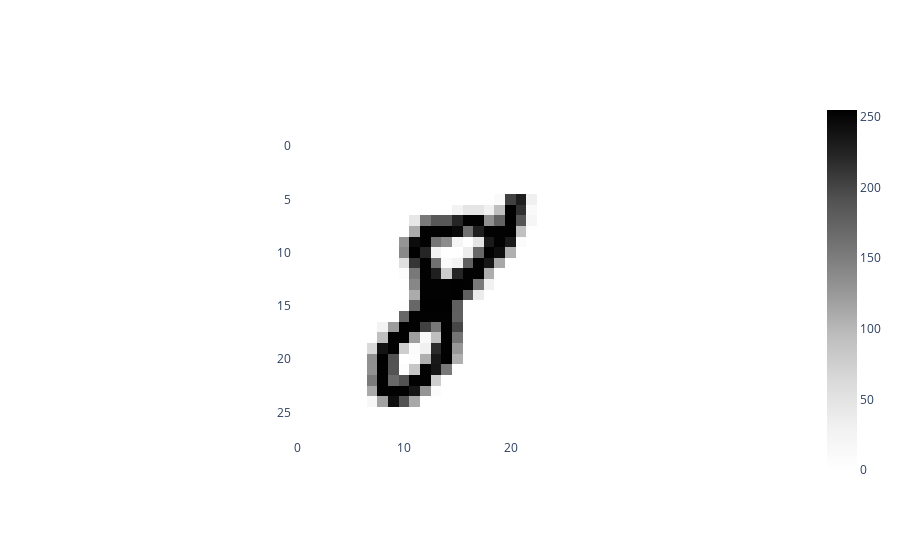

The cell this chart's notebook holds for it:
### Markdown cell above
we see that there are 70,000 images and each image has 784 features. Each feature represents a single pixel's intensity from 0 to 255, so we can reshape the feature vector to a 28x28 array to visualise one of the handwritten digits using `giotto-tda`'s plotting API:

### Code cell
from gtda.plotting import plot_heatmap

image_idx = 17
some_image = X[image_idx].reshape(28, 28)
plot_heatmap(some_image)

### Figure 1 — Plotly figure (JSON) as saved in the notebook; plotly's stock layout.template omitted (floating-point values rounded to 4 significant figures; data arrays with more than 128 entries replaced by an {"elided": "..."} marker saying what was removed)
{"data": [{"colorscale": [[0, "rgb(255,255,255)"], [0.125, "rgb(240,240,240)"], [0.25, "rgb(217,217,217)"], [0.375, "rgb(189,189,189)"], [0.5, "rgb(150,150,150)"], [0.625, "rgb(115,115,115)"], [0.75, "rgb(82,82,82)"], [0.875, "rgb(37,37,37)"], [1, "rgb(0, 0, 0)"]], "type": "heatmap", "z": {"elided": "28x28 int values"}}], "layout": {"autosize": true, "plot_bgcolor": "white", "xaxis": {"autorange": true, "constrain": "domain", "domain": [0.2936, 0.7064], "range": [-0.5, 27.5], "scaleanchor": "y"}, "yaxis": {"autorange": true, "constrain": "domain", "domain": [0, 1], "range": [27.5, -0.5]}}}
